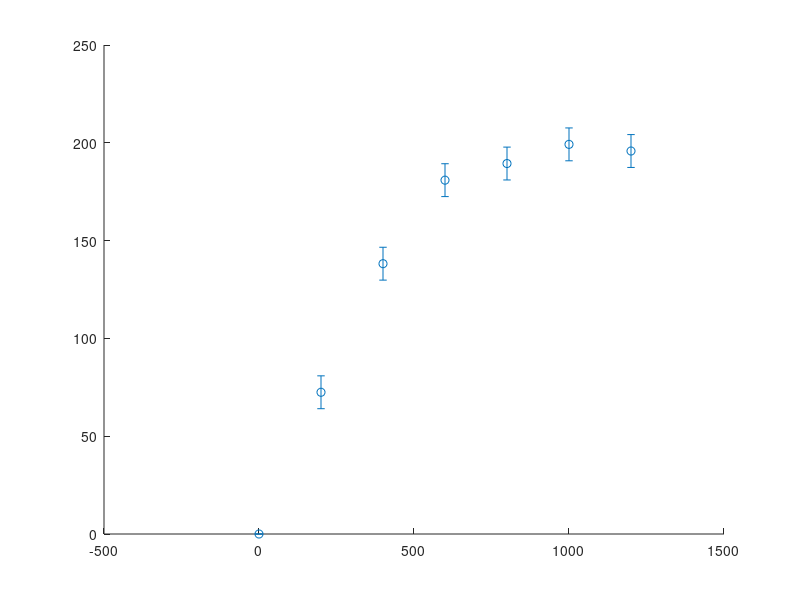

MATLAB code to generate this figure: (Note: this script raises an error after producing the figure.)
close all;
clear all;

NA=6.022e23; % #/mol
mass=392.5*1e6; %in ug/mol
A= 1; %in cm2
K=NA*A/mass;

simulation = [0 200 400 600 800 1000 1200]; 
density = [0 72.46 138.2 180.9 189.4 199.2 195.8]; 
errors = [0 8.4 8.4 8.4 8.4 8.4 8.4];  

sim_fit=[400 600 800];
densi_fit=[138.2 180.9 189.4];
error1=[8.4 8.4 8.4];

sim2 = 0:20:400;
density2=20/1.8*[0 0.35 1 1.5 1.95 2.4 2.85 3.3 3.75 4.2 4.5 5.2 5.31 5.7 6.25 6.6 6.8 7.1 7.3 7.5 8];
error2 = 0.5*20/1.8*[0 0 0.75 0.85 0.85 1.05 1.1 1.3 1.6 1.95 2.05 2.25 2.27 2.45 2.95 2.97 3.2 3.1 3.15 3.15 3.15];

figure;
hold on;
errorbar(simulation, density, errors, 'o', 'MarkerSize', 4, 'MarkerEdgeColor', 'green', 'MarkerFaceColor', 'green');

% Define a finer x range for the curve
num_molecules =density2 * K;

p = polyfit(sim_fit, densi_fit, 2);  % '2' specifies the degree of the polynomial
equation = sprintf('y =%.6fx^2 + %.5fx +%.4f', p(1), p(2), p(3));
x_fine = linspace(min(sim_fit), max(sim_fit), 100);
y_fine = polyval(p, x_fine);
x1= linspace(0,400, 20);
x2= linspace(400,800, 20);
x3= linspace(800,1200, 20);
y1=0.3489*x1;
for i=1:length(x2)
    y2(i)=-0.000427*x2(i)^2+0.6418*x2(i)-49.8;
end
y3=repmat(192, 1, 20);
x=[x1 x2 x3];
y= [y1 y2 y3];
% Plot the fitted polynomial
plot(x, y, 'r-');

% Customize the plot
xlabel('Number of simulation'); 
ylabel('Cumulative DEX release in %');
title(['Segmented fitted curve'])
%title(['Second order fit: y = -0.0002x^2+0.2902x'])
%title(['Second Order Polynomial Fit: ', equation]); 
grid on;
legend('Data Points', 'Fitted Curve', 'Location', 'Best'); 

ylim([0, density(end)+35]); 
hold off; 